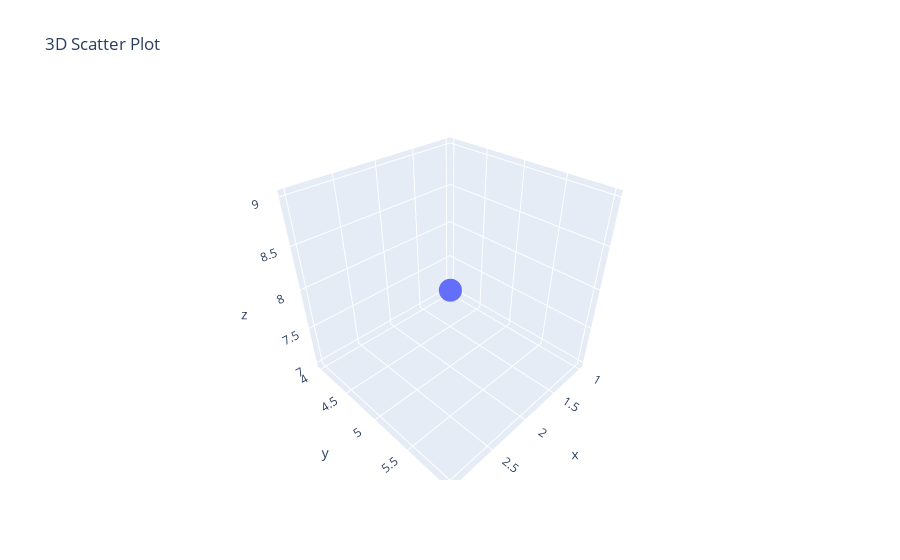

Notebook code cell kept with this figure:
### Code cell
# Q 13 3D Scatter Plot using Plotly
df_3d = pd.DataFrame({"x": [1, 2, 3], "y": [4, 5, 6], "z": [7, 8, 9]})
fig = px.scatter_3d(df_3d, x="x", y="y", z="z", title="3D Scatter Plot")
fig.show()

### Figure 1 — Plotly figure (JSON) as saved in the notebook; plotly's stock layout.template omitted (floating-point values rounded to 4 significant figures)
{"data": [{"hovertemplate": "x=%{x}<br>y=%{y}<br>z=%{z}<extra></extra>", "legendgroup": "", "marker": {"color": "#636efa", "symbol": "circle"}, "mode": "markers", "name": "", "scene": "scene", "showlegend": false, "type": "scatter3d", "x": [1, 2, 3], "y": [4, 5, 6], "z": [7, 8, 9]}], "layout": {"legend": {"tracegroupgap": 0}, "scene": {"domain": {"x": [0, 1], "y": [0, 1]}, "xaxis": {"title": {"text": "x"}}, "yaxis": {"title": {"text": "y"}}, "zaxis": {"title": {"text": "z"}}}, "title": {"text": "3D Scatter Plot"}}}
